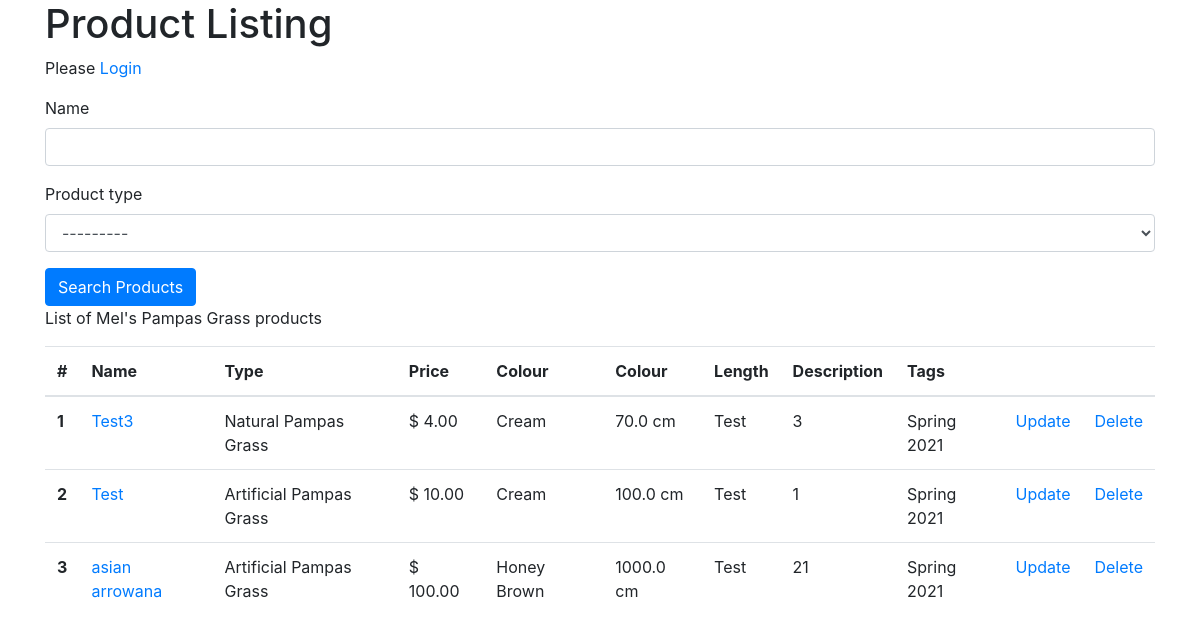
Screenshot of /products/ with the database file from the repository.
### products/models.py (models this page shows, shortened)
class ProductType(models.Model):
    name = models.CharField(blank=False, max_length=255)
    def __str__(self):
        return self.name

class Product(models.Model):
    name = models.CharField(blank=False, max_length=255)
    product_type = models.ForeignKey(ProductType, on_delete=models.CASCADE)
    price = models.DecimalField(
        blank=False, max_digits=19, decimal_places=2)
    colour = models.ForeignKey(Colour, on_delete=models.CASCADE)
    tag = models.ManyToManyField(Tag)
    length = models.FloatField(blank=False)
    desc = models.TextField(blank=False)
    quantity = models.IntegerField(blank=False)

class Colour(models.Model):
    name = models.CharField(blank=False, max_length=255)
    def __str__(self):
        return self.name

class Tag(models.Model):
    name = models.CharField(blank=False, max_length=255)
    def __str__(self):
        return self.name

### products/views.py (the view)
# urls.py: path('', products.views.show_products,
def show_products(request):
    search_form = SearchForm(request.GET)
    products = Product.objects.all()
    query = ~Q(pk__in=[])
    if 'name' in request.GET and request.GET['name']:
        query = query & Q(name__icontains=request.GET['name'])
    if 'product_type' in request.GET and request.GET['product_type']:
        query = query & Q(product_type__exact=request.GET['product_type'])
    products = products.filter(query).distinct()
    return render(request, 'products/show-products.template.html', {
        'products': products,
        'search_form': search_form
    })

### products/forms.py
class SearchForm(forms.Form):
    name = forms.CharField(max_length=100, required=False)
    product_type = forms.ModelChoiceField(
        queryset=ProductType.objects.all(), required=False)

### products/templates/products/show-products.template.html (shortened to what this page needs)
{% extends 'base.template.html' %}
{% load crispy_forms_tags %}
{% load static %}
{% block content %}
<h1>Product Listing</h1>
{% if request.user.is_authenticated  %}
<p>Welcome {{request.user}}</p>
{% else %}
<p>Please <a href="/accounts/login">Login</a></p>
{%endif%}
<form method="GET">
    {{search_form|crispy}}
    <input type="submit" class="btn btn-primary" value="Search Products">
</form>
<p>
    List of Mel's Pampas Grass products
</p>
<table class="table">
    <thead>
        <tr>
            <th scope="col">#</th>
            <th scope="col">Name</th>
            <th scope="col">Type</th>
            <th scope="col">Price</th>
            <th scope="col">Colour</th>
            <th scope="col">Colour</th>
            <th scope="col">Length</th>
            <th scope="col">Description</th>
            <th scope="col">Tags</th>
            <th scope="col"></th>
            <th scope="col"></th>
        </tr>
    </thead>
    <tbody>
        {% for product in products %}
        <tr>
            <th scope="row">{{product.id}}</th>
            <td><a href="{% url 'view_product_details_route' product_id=product.id %}">{{product.name}}</a></td>
            <td>{{product.product_type}}</td>
            <td>$ {{product.price}}</td>
            <td>{{product.colour}}</td>
            <td>{{product.length}} cm</td>
            <td>{{product.desc}}</td>
            <td>{{product.quantity}}</td>
            <td>{% for tag in product.tag.all %}{{tag}}{% endfor %}</td>
            <td><a href="{% url 'update_product_route' product_id=product.id %}">Update</a></td>
            <td><a href="{% url 'delete_product_route' product_id=product.id %}">Delete</a></td>
        </tr>
        {% endfor %}
    </tbody>
</table>
{% endblock %}

### rows the page displays
Product: id "1", name "Test3", product_type "Natural Pampas Grass", price "4.00", colour "Cream", length "70.0", desc "Test", quantity "3"
Tag: name "Spring 2021"
Product: id "2", name "Test", product_type "Artificial Pampas Grass", price "10.00", colour "Cream", length "100.0", desc "Test", quantity "1"
Product: id "3", name "asian arrowana", product_type "Artificial Pampas Grass", price "100.00", colour "Honey Brown", length "1000.0", desc "Test", quantity "21"
